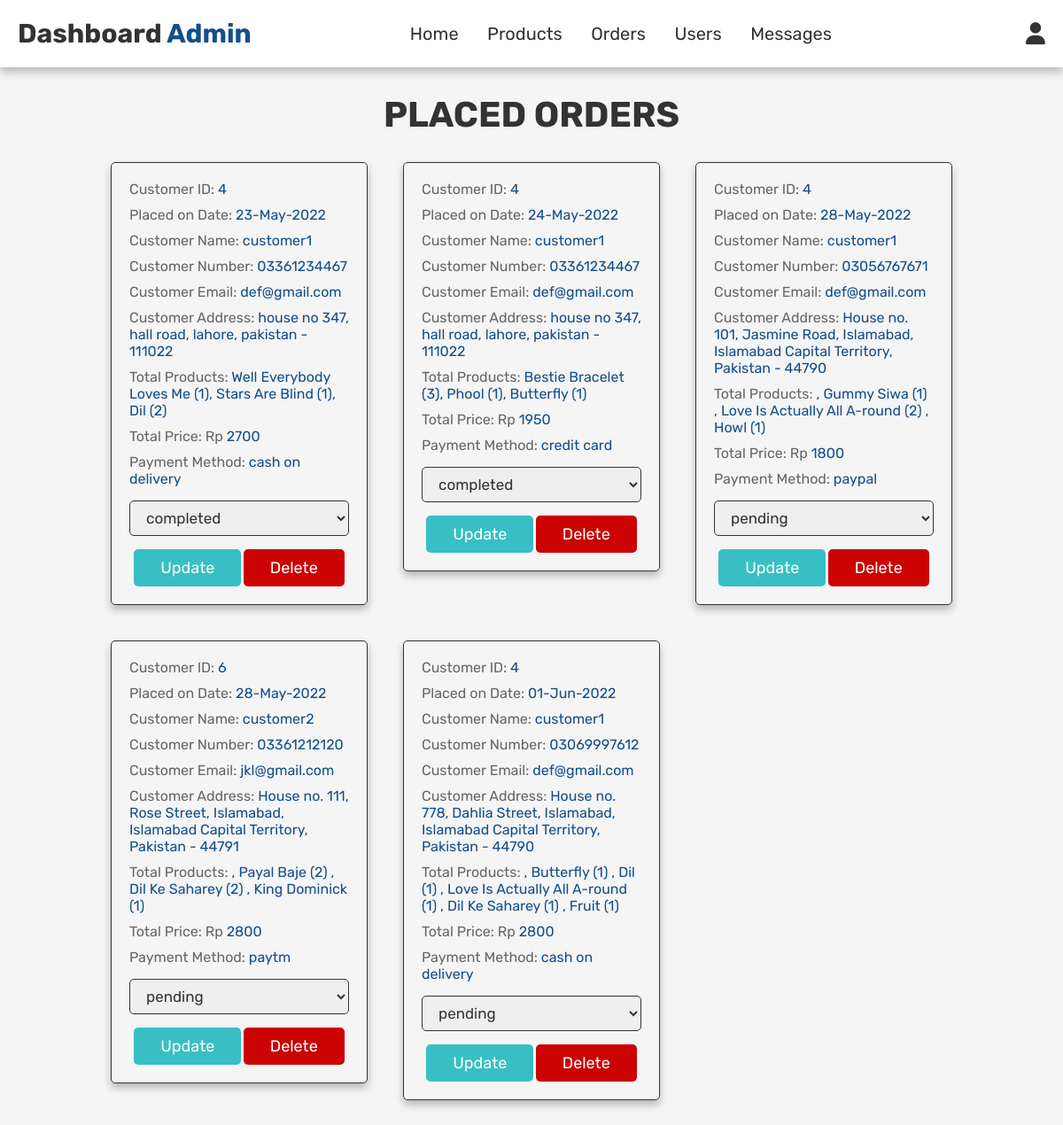
The app's page /admin/admin_orders.php (signed in), older data.
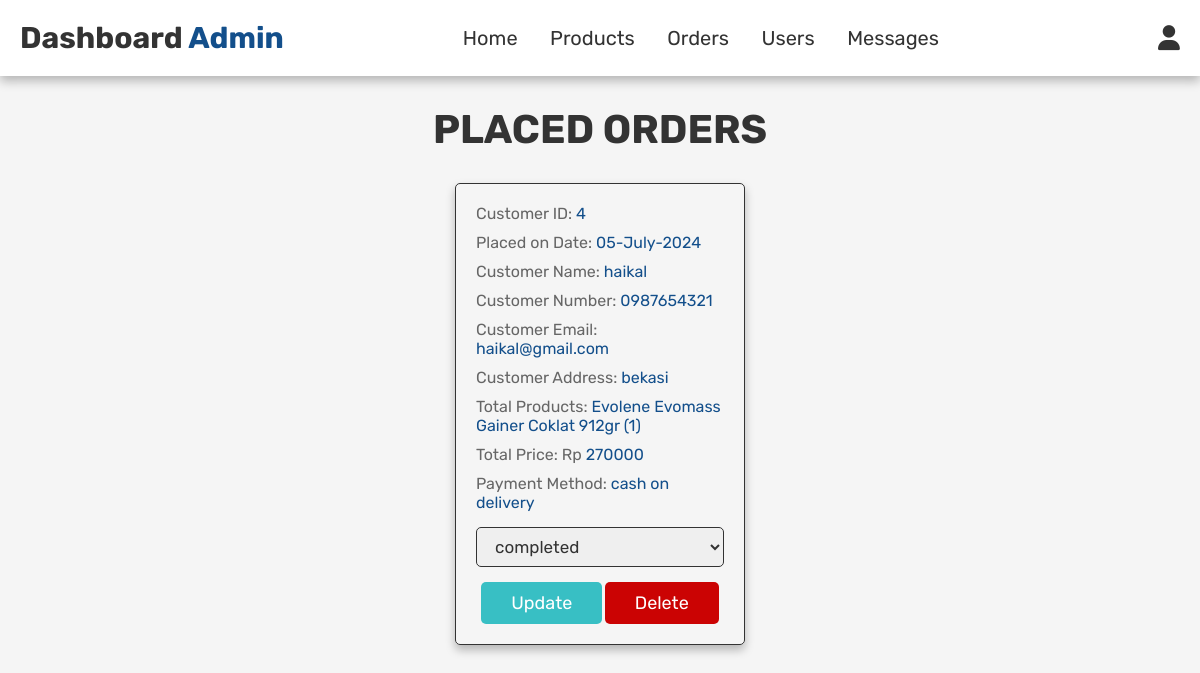
The same page, newer data.
### tables this page shows
CREATE TABLE `orders` (
  `id` int(100) NOT NULL,
  `customer_id` int(100) NOT NULL,
  `name` varchar(100) NOT NULL,
  `number` varchar(12) NOT NULL,
  `email` varchar(100) NOT NULL,
  `method` varchar(100) NOT NULL,
  `address` varchar(500) NOT NULL,
  `total_products` varchar(1000) NOT NULL,
  `total_price` int(200) NOT NULL,
  `placed_on_date` varchar(50) NOT NULL,
  `payment_status` varchar(20) NOT NULL DEFAULT 'pending'
);

### admin/admin_orders.php (the view, shortened to what this page needs)
<?php
    include_once('../config/config.php');
?>
<!DOCTYPE html>
<html lang="en">
    <head>
        <link rel="stylesheet" href="https://cdnjs.cloudflare.com/ajax/libs/font-awesome/6.5.2/css/all.min.css">
        <link rel="stylesheet" href="../css/admin_style.css?v=<?php echo time(); ?>">
    </head>
    <body>
    <?php include './admin_header.php'; ?>
    <section class="placed-orders">
        <h1 class="title">placed orders</h1>
            <div class="box-container">
                <?php
                $sql_select_orders = mysqli_query($conn, "SELECT * FROM orders") or die('Query Failed');
                if(mysqli_num_rows($sql_select_orders) > 0){
                    while($fetch_orders = mysqli_fetch_assoc($sql_select_orders)){
                ?>
                <div class="box">
                    <p>Customer ID: <span><?php echo $fetch_orders['customer_id'] ?></span></p>
                    <p>Placed on Date: <span><?php echo $fetch_orders['placed_on_date'] ?></span></p>
                    <p>Customer Name: <span><?php echo $fetch_orders['name'] ?></span></p>
                    <p>Customer Number: <span><?php echo $fetch_orders['number'] ?></span></p>
                    <p>Customer Email: <span><?php echo $fetch_orders['email'] ?></span></p>
                    <p>Customer Address: <span><?php echo $fetch_orders['address'] ?></span></p>
                    <p>Total Products: <span><?php echo $fetch_orders['total_products'] ?></span></p>
                    <p>Total Price: Rp <span><?php echo $fetch_orders['total_price'] ?></span></p>
                    <p>Payment Method: <span><?php echo $fetch_orders['method'] ?></span></p>
                    <form action="" method="post">
                        <select name="update_payment">
                            <option disabled selected><?php echo $fetch_orders['payment_status'] ?></option>
                        </select>
                        <input type="submit" name="update_order" value="update" class="option-btn">
                        <a href="admin_orders.php?delete=<?php echo $fetch_orders['id'] ?>" class="delete-btn" onclick="return confirm('Are you sure you want to delete this order');">delete</a>
                    </form>
                </div>
                <?php
                    }
                }
                else{
                    echo '<p class="empty">No orders placed yet!</p>';
                }
                ?>
            </div>
    </section>
    </body>
</html>

Row changes from the older to the newer data that the page shows:
removed orders: customer "4", placed_on_date "24-May-2022", name "customer1", number "03361234467", email "def@gmail.com", address "house no 347, hall road, lahore, pakistan - 111022", total_products "Bestie Bracelet (3), Phool (1), Butterfly (1)", total_price "1950", method "credit card", update_payment "completed"
removed orders: customer "4", placed_on_date "28-May-2022", name "customer1", number "03056767671", email "def@gmail.com", address "House no. 101, Jasmine Road, Islamabad, Islamabad Capital Territory, Pakistan - 44790", total_products ", Gummy Siwa (1) , Love Is Actually All A-round (2) , Howl (1)", total_price "1800", method "paypal", update_payment "pending"
removed orders: customer "6", placed_on_date "28-May-2022", name "customer2", number "03361212120", email "jkl@gmail.com", address "House no. 111, Rose Street, Islamabad, Islamabad Capital Territory, Pakistan - 44791", total_products ", Payal Baje (2) , Dil Ke Saharey (2) , King Dominick (1)", total_price "2800", method "paytm", update_payment "pending"
removed orders: customer "4", placed_on_date "01-Jun-2022", name "customer1", number "03069997612", email "def@gmail.com", address "House no. 778, Dahlia Street, Islamabad, Islamabad Capital Territory, Pakistan - 44790", total_products ", Butterfly (1) , Dil (1) , Love Is Actually All A-round (1) , Dil Ke Saharey (1) , Fruit (1)", total_price "2800", method "cash on delivery", update_payment "pending"
changed orders "cash on delivery": placed_on_date "23-May-2022" → "05-July-2024"; name "customer1" → "haikal"; number "03361234467" → "0987654321"; email "def@gmail.com" → "haikal@gmail.com"; address "house no 347, hall road, lahore, pakistan - 111022" → "bekasi"; total_products "Well Everybody Loves Me (1), Stars Are Blind (1), Dil (2)" → "Evolene Evomass Gainer Coklat 912gr (1)"; total_price "2700" → "270000"
